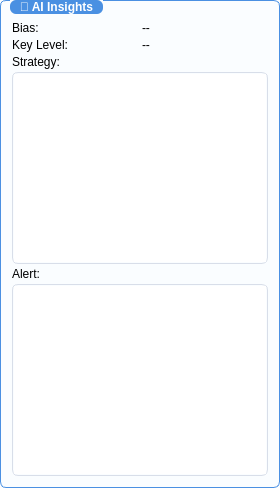
       <widget class="QGroupBox" name="groupBox_ai_insights">
        <property name="sizePolicy">
         <sizepolicy hsizetype="Preferred" vsizetype="Preferred">
          <horstretch>0</horstretch>
          <verstretch>0</verstretch>
         </sizepolicy>
        </property>
        <property name="minimumSize">
         <size>
          <width>200</width>
          <height>120</height>
         </size>
        </property>
        <property name="toolTip">
         <string>AI-generated insights, strategies, and alerts for your trading session.</string>
        </property>
        <property name="styleSheet">
         <string notr="true">QGroupBox {
    border: 1px solid #4a90e2;
    border-radius: 6px;
    margin-top: 1ex;
    font-weight: bold;
    color: #2c3e50;
    background-color: #fafdff;
    box-shadow: 0 2px 8px rgba(74, 144, 226, 0.08);
}
QGroupBox::title {
    subcontrol-origin: margin;
    left: 10px;
    padding: 0 8px 0 8px;
    background-color: #4a90e2;
    color: white;
    border-radius: 6px;
}</string>
        </property>
        <property name="title">
         <string>🤖 AI Insights</string>
        </property>
        <layout class="QVBoxLayout" name="verticalLayout_ai">
         <property name="spacing">
          <number>3</number>
         </property>
         <property name="topMargin">
          <number>20</number>
         </property>
         <item>
          <layout class="QHBoxLayout" name="horizontalLayout_ai_bias">
           <item>
            <widget class="QLabel" name="label_ai_bias_name">
             <property name="text">
              <string>Bias:</string>
             </property>
            </widget>
           </item>
           <item>
            <widget class="QLabel" name="label_ai_bias_value">
             <property name="text">
              <string>--</string>
             </property>
            </widget>
           </item>
          </layout>
         </item>
         <item>
          <layout class="QHBoxLayout" name="horizontalLayout_ai_keylevel">
           <item>
            <widget class="QLabel" name="label_ai_keylevel_name">
             <property name="text">
              <string>Key Level:</string>
             </property>
            </widget>
           </item>
           <item>
            <widget class="QLabel" name="label_ai_keylevel_value">
             <property name="text">
              <string>--</string>
             </property>
            </widget>
           </item>
          </layout>
         </item>
         <item>
          <widget class="QLabel" name="label_ai_strategy_name">
           <property name="text">
            <string>Strategy:</string>
           </property>
          </widget>
         </item>
         <item>
          <layout class="QHBoxLayout" name="horizontalLayout_ai_strategy">
           <item>
            <widget class="QTextBrowser" name="textbrowser_ai_strategy_value">
             <property name="font">
              <font>
               <kerning>true</kerning>
              </font>
             </property>
             <property name="styleSheet">
              <string notr="true">QTextBrowser {
    color: #071229;
    border: 1px solid #D8DEE9;
    border-radius: 6px;
    padding: 1px;
}

/* Scrollbar Customization */
QScrollBar:vertical {
    background: transparent;
    width: 1px;
    margin: 1px 0 1px 0;
}

QScrollBar::handle:vertical {
    background: #4C566A;
    border-radius: 5px;
    min-height: 20px;
}

QScrollBar::add-line:vertical,
QScrollBar::sub-line:vertical {
    height: 0;
    background: none;
}

QScrollBar::add-page:vertical,
QScrollBar::sub-page:vertical {
    background: none;
}

QScrollBar:horizontal {
    background: transparent;
    height: 10px;
    margin: 0 10px 0 10px;
}

QScrollBar::handle:horizontal {
    background: #4C566A;
    border-radius: 5px;
    min-width: 20px;
}

QScrollBar::add-line:horizontal,
QScrollBar::sub-line:horizontal {
    width: 0;
    background: none;
}

QScrollBar::add-page:horizontal,
QScrollBar::sub-page:horizontal {
    background: none;
}</string>
             </property>
             <property name="frameShape">
              <enum>QFrame::Shape::NoFrame</enum>
             </property>
             <property name="html">
              <string>&lt;!DOCTYPE HTML PUBLIC &quot;-//W3C//DTD HTML 4.0//EN&quot; &quot;http://www.w3.org/TR/REC-html40/strict.dtd&quot;&gt;
&lt;html&gt;&lt;head&gt;&lt;meta name=&quot;qrichtext&quot; content=&quot;1&quot; /&gt;&lt;meta charset=&quot;utf-8&quot; /&gt;&lt;style type=&quot;text/css&quot;&gt;
p, li { white-space: pre-wrap; }
hr { height: 1px; border-width: 0; }
li.unchecked::marker { content: &quot;\2610&quot;; }
li.checked::marker { content: &quot;\2612&quot;; }
&lt;/style&gt;&lt;/head&gt;&lt;body style=&quot; font-family:'Segoe UI'; font-size:9pt; font-weight:400; font-style:normal;&quot;&gt;
&lt;p style=&quot;-qt-paragraph-type:empty; margin-top:0px; margin-bottom:0px; margin-left:0px; margin-right:0px; -qt-block-indent:0; text-indent:0px;&quot;&gt;&lt;br /&gt;&lt;/p&gt;&lt;/body&gt;&lt;/html&gt;</string>
             </property>
             <property name="text" stdset="0">
              <string>Consider a bull call spread: Buy SPY 500C, sell SPY 510C. Target profit $400, max risk $200. Monitor for breakout above $502. Adjust stop to $497 if volatility increases.</string>
             </property>
            </widget>
           </item>
          </layout>
         </item>
         <item>
          <widget class="QLabel" name="label_ai_alert_name">
           <property name="text">
            <string>Alert:</string>
           </property>
          </widget>
         </item>
         <item>
          <layout class="QHBoxLayout" name="horizontalLayout_ai_alert">
           <item>
            <widget class="QTextBrowser" name="textbrowser_ai_alert_value">
             <property name="styleSheet">
              <string notr="true">QTextBrowser {
    color: #071229;
    border: 1px solid #D8DEE9;
    border-radius: 6px;
    padding: 1px;
}

/* Scrollbar Customization */
QScrollBar:vertical {
    background: transparent;
    width: 1px;
    margin: 1px 0 1px 0;
}

QScrollBar::handle:vertical {
    background: #4C566A;
    border-radius: 5px;
    min-height: 20px;
}

QScrollBar::add-line:vertical,
QScrollBar::sub-line:vertical {
    height: 0;
    background: none;
}

QScrollBar::add-page:vertical,
QScrollBar::sub-page:vertical {
    background: none;
}

QScrollBar:horizontal {
    background: transparent;
    height: 10px;
    margin: 0 10px 0 10px;
}

QScrollBar::handle:horizontal {
    background: #4C566A;
    border-radius: 5px;
    min-width: 20px;
}

QScrollBar::add-line:horizontal,
QScrollBar::sub-line:horizontal {
    width: 0;
    background: none;
}

QScrollBar::add-page:horizontal,
QScrollBar::sub-page:horizontal {
    background: none;
}</string>
             </property>
             <property name="frameShape">
              <enum>QFrame::Shape::NoFrame</enum>
             </property>
             <property name="html">
              <string>&lt;!DOCTYPE HTML PUBLIC &quot;-//W3C//DTD HTML 4.0//EN&quot; &quot;http://www.w3.org/TR/REC-html40/strict.dtd&quot;&gt;
&lt;html&gt;&lt;head&gt;&lt;meta name=&quot;qrichtext&quot; content=&quot;1&quot; /&gt;&lt;meta charset=&quot;utf-8&quot; /&gt;&lt;style type=&quot;text/css&quot;&gt;
p, li { white-space: pre-wrap; }
hr { height: 1px; border-width: 0; }
li.unchecked::marker { content: &quot;\2610&quot;; }
li.checked::marker { content: &quot;\2612&quot;; }
&lt;/style&gt;&lt;/head&gt;&lt;body style=&quot; font-family:'Segoe UI'; font-size:9pt; font-weight:400; font-style:normal;&quot;&gt;
&lt;p style=&quot;-qt-paragraph-type:empty; margin-top:0px; margin-bottom:0px; margin-left:0px; margin-right:0px; -qt-block-indent:0; text-indent:0px;&quot;&gt;&lt;br /&gt;&lt;/p&gt;&lt;/body&gt;&lt;/html&gt;</string>
             </property>
             <property name="text" stdset="0">
              <string>⚠️ Unusual options volume detected in SPY 500C. Watch for sharp price swings at market open. Consider reducing position size if implied volatility rises above 25%.</string>
             </property>
            </widget>
           </item>
          </layout>
         </item>
        </layout>
       </widget>
